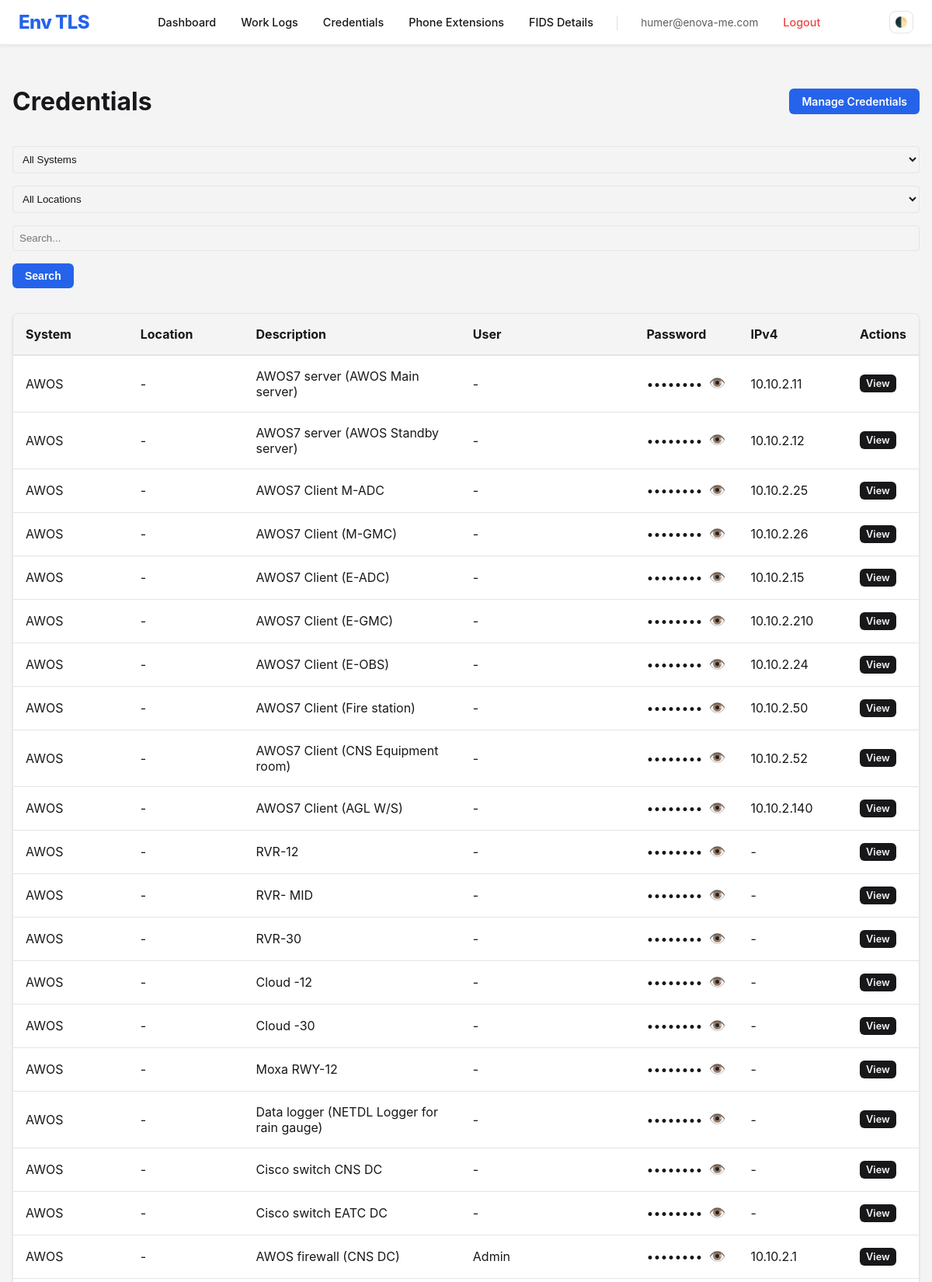
The page /credentials/ (signed in, upper part) on the database its author committed.
### credential_manager/models.py (models this page shows, shortened)
class Credential(models.Model):
    system = models.ForeignKey(System, on_delete=models.CASCADE)
    location = models.ForeignKey(Location, on_delete=models.SET_NULL, null=True, blank=True)
    description = models.CharField(max_length=255)
    username = models.CharField(max_length=200, blank=True, null=True)
    password = models.CharField(max_length=200, blank=True, null=True)
    ipv4 = models.GenericIPAddressField(protocol='IPv4', blank=True, null=True, verbose_name="IPv4")
    subnet_mask = models.GenericIPAddressField(protocol='IPv4', blank=True, null=True)
    gateway = models.GenericIPAddressField(protocol='IPv4', blank=True, null=True)
    remarks = models.TextField(blank=True, null=True)
    created = models.DateTimeField(auto_now_add=True)
    updated = models.DateTimeField(auto_now=True)
    image = models.ImageField(upload_to='credentials/', blank=True, null=True)

class System(models.Model):
    name = models.CharField(max_length=200, unique=True)
    created = models.DateTimeField(auto_now_add=True)
    def __str__(self):
        return self.name

### credential_manager/views.py (the view, shortened to what this page needs)
# urls.py: path('', views.CredentialListView.as_view(), name='credential_list'),
class CredentialListView(LoginRequiredMixin, ListView):
    model = Credential
    template_name = 'credential_manager/credential_list.html'
    def get_queryset(self):
        queryset = super().get_queryset()
        query = self.request.GET.get('q')
        system_id = self.request.GET.get('system')
        location_id = self.request.GET.get('location')
        if system_id:
            queryset = queryset.filter(system_id=system_id)
        if location_id:
            queryset = queryset.filter(location_id=location_id)
        return queryset
    def get_context_data(self, **kwargs):
        context = super().get_context_data(**kwargs)
        context['systems'] = System.objects.all()
        context['locations'] = Location.objects.all()
        return context

### credential_manager/models.py (called while the page is built)
    def __str__(self):
        return self.name

### credential_manager/templates/credential_manager/credential_list.html (shortened to what this page needs)
{% extends 'base.html' %} {% block title %}Credentials | Env TLS{% endblock %}
{% block content %}
<div style="display: flex; flex-direction: column; gap: 1rem; margin-bottom: 2rem;">
    <div style="display: flex; justify-content: space-between; align-items: center;">
        <h1>Credentials</h1>
        {% if user.is_staff %}
        <a href="{% url 'credential_manage' %}" class="btn btn-primary">Manage Credentials</a>
        {% endif %}
    </div>
    <form method="get" style="display: flex; gap: 1rem; align-items: center; flex-wrap: wrap;">
        <select name="system"
            style="padding: 0.5rem; border-radius: 4px; border: 1px solid var(--border-color); min-width: 150px;">
            <option value="">All Systems</option>
        </select>
        <select name="location"
            style="padding: 0.5rem; border-radius: 4px; border: 1px solid var(--border-color); min-width: 150px;">
            <option value="">All Locations</option>
        </select>
        <input type="text" name="q" placeholder="Search..." value="{{ request.GET.q|default:'' }}"
            style="padding: 0.5rem; border-radius: 4px; border: 1px solid var(--border-color); flex-grow: 1; min-width: 200px;">
        <button type="submit" class="btn btn-primary">Search</button>
    </form>
</div>
<div class="card" style="padding: 0; overflow-x: auto;">
    <table style="width: 100%; border-collapse: collapse;">
        <thead>
            <tr style="background-color: var(--bg-color); border-bottom: 2px solid var(--border-color);">
                <th style="padding: 1rem; text-align: left;">System</th>
                <th style="padding: 1rem; text-align: left;">Location</th>
                <th style="padding: 1rem; text-align: left;">Description</th>
                <th style="padding: 1rem; text-align: left;">User</th>
                <th style="padding: 1rem; text-align: left;">Password</th>
                <th style="padding: 1rem; text-align: left;">IPv4</th>
                <th style="padding: 1rem; text-align: left;">Actions</th>
            </tr>
        </thead>
        <tbody>
            {% for credential in object_list %}
            <tr style="border-bottom: 1px solid var(--border-color);">
                <td style="padding: 1rem;">{{ credential.system }}</td>
                <td style="padding: 1rem;">{{ credential.location|default:"-" }}</td>
                <td style="padding: 1rem;">{{ credential.description|default:"-" }}</td>
                <td style="padding: 1rem;">{{ credential.username|default:"-" }}</td>
                <td style="padding: 1rem;">
                    {% if credential.password %}
                    <div style="display: flex; align-items: center; gap: 0.5rem;">
                        <span class="password-field" id="pass-{{ credential.pk }}"
                            data-pass="{{ credential.password }}">••••••••</span>
                        <button type="button" class="btn-icon"
                            onclick="togglePassword('{{ credential.pk }}')">👁️</button>
                    </div>
                    {% else %}
                    -
                    {% endif %}
                </td>
                <td style="padding: 1rem;">{{ credential.ipv4|default:"-" }}</td>
                <td style="padding: 1rem;">
                    <a href="{% url 'credential_detail' credential.pk %}" class="btn"
                        style="background-color: var(--text-color); color: var(--bg-color); font-size: 0.8rem; padding: 0.25rem 0.5rem;">View</a>
                </td>
            </tr>
            {% empty %}
            <tr>
                <td colspan="7" style="padding: 2rem; text-align: center;">No credentials found matching your criteria.
                </td>
            </tr>
            {% endfor %}
        </tbody>
    </table>
</div>
{% endblock %}

### templates/base.html (shortened to what this page needs)
<!DOCTYPE html>
<html lang="en">
<head>
</head>
<body>
  <nav class="navbar">
    <a href="{% url 'dashboard' %}" class="navbar-brand">Env TLS</a>
    <div class="nav-menu" id="navMenu">
      {% if user.is_authenticated %}
      <a href="{% url 'dashboard' %}" class="nav-link">Dashboard</a>
      <a href="{% url 'worklog_list' %}" class="nav-link">Work Logs</a>
      <a href="{% url 'credential_list' %}" class="nav-link">Credentials</a>
      <a href="{% url 'phone_extension_list' %}" class="nav-link">Phone Extensions</a>
      <a href="{% url 'fids_list' %}" class="nav-link">FIDS Details</a>
      <span class="nav-divider" style="margin: 0 0.5rem; color: var(--border-color)">|</span>
      <span style="font-size: 0.85rem; opacity: 0.7; padding: 0.5rem 0.75rem">{{ user.username }}</span>
      <a href="{% url 'logout' %}" class="nav-link" style="color: var(--danger-color)">Logout</a>
      {% else %}
      <a href="{% url 'login' %}" class="nav-link">Login</a>
      {% endif %}
    </div>
    <div style="display: flex; align-items: center; gap: 0.75rem">
      <button class="theme-toggle" onclick="toggleTheme()" title="Toggle Dark Mode">
        🌓
      </button>
    </div>
  </nav>
  <div class="container">{% block content %} {% endblock %}</div>
</body>
</html>

### templates/base.html (style rules this page uses)
:root { --bg-color: #f4f4f5; --text-color: #18181b; --card-bg: #ffffff; --border-color: #e4e4e7; --primary-color: #2563eb; --primary-hover: #1d4ed8; --danger-color: #ef4444; }
body { font-family: -apple-system, BlinkMacSystemFont, "Segoe UI", Roboto, "Helvetica Neue", Arial, sans-serif; background-color: var(--bg-color); color: var(--text-color); margin: 0; padding: 0; transition: background-color 0.3s, color 0.3s; }
.navbar { background-color: var(--card-bg); border-bottom: 1px solid var(--border-color); padding: 0.75rem 1.5rem; display: flex; justify-content: space-between; align-items: center; position: sticky; top: 0; z-index: 1000; box-shadow: 0 2px 4px rgba(0, 0, 0, 0.05); }
.navbar-brand { font-size: 1.5rem; font-weight: 800; text-decoration: none; color: var(--primary-color); letter-spacing: -0.025em; }
.nav-menu { display: flex; align-items: center; gap: 0.5rem; }
.nav-link { text-decoration: none; color: var(--text-color); padding: 0.5rem 0.75rem; font-weight: 500; border-radius: 0.5rem; transition: all 0.2s; font-size: 0.9rem; }
.container { max-width: 1200px; margin: 2rem auto; padding: 0 1rem; }
.btn { display: inline-block; padding: 0.5rem 1rem; border-radius: 0.375rem; text-decoration: none; cursor: pointer; border: none; font-size: 0.875rem; font-weight: 600; transition: background-color 0.2s; }
.btn-primary { background-color: var(--primary-color); color: white; }
.theme-toggle { cursor: pointer; background: none; border: 1px solid var(--border-color); color: var(--text-color); padding: 0.4rem; border-radius: 0.5rem; display: flex; align-items: center; justify-content: center; transition: all 0.2s; }
.card { background-color: var(--card-bg); border: 1px solid var(--border-color); border-radius: 0.5rem; padding: 1rem; box-shadow: 0 1px 3px 0 rgba(0, 0, 0, 0.1); }
input, textarea, select { width: 100%; padding: 0.5rem; border-radius: 0.375rem; border: 1px solid var(--border-color); background-color: var(--bg-color); color: var(--text-color); box-sizing: border-box; }
table { width: 100%; border-collapse: collapse; }
th, td { text-align: left; padding: 0.75rem; border-bottom: 1px solid var(--border-color); }

### credential_manager/templates/credential_manager/credential_list.html (style rules this page uses)
.btn-icon { background: none; border: none; cursor: pointer; font-size: 1.1rem; padding: 0; color: var(--text-color); }

### rows shown on the page
Credential: system "AWOS", location "-", description "AWOS7 server (AWOS Main server)", username "-", ipv4 "10.10.2.11"
Credential: system "AWOS", location "-", description "AWOS7 server (AWOS Standby server)", username "-", ipv4 "10.10.2.12"
Credential: system "AWOS", location "-", description "AWOS7 Client M-ADC", username "-", ipv4 "10.10.2.25"
Credential: system "AWOS", location "-", description "AWOS7 Client (M-GMC)", username "-", ipv4 "10.10.2.26"
Credential: system "AWOS", location "-", description "AWOS7 Client (E-ADC)", username "-", ipv4 "10.10.2.15"
Credential: system "AWOS", location "-", description "AWOS7 Client (E-GMC)", username "-", ipv4 "10.10.2.210"
Credential: system "AWOS", location "-", description "AWOS7 Client (E-OBS)", username "-", ipv4 "10.10.2.24"
Credential: system "AWOS", location "-", description "AWOS7 Client (Fire station)", username "-", ipv4 "10.10.2.50"
Credential: system "AWOS", location "-", description "AWOS7 Client (CNS Equipment room)", username "-", ipv4 "10.10.2.52"
Credential: system "AWOS", location "-", description "AWOS7 Client (AGL W/S)", username "-", ipv4 "10.10.2.140"
Credential: system "AWOS", location "-", description "RVR-12", username "-", ipv4 "-"
Credential: system "AWOS", location "-", description "RVR- MID", username "-", ipv4 "-"
Credential: system "AWOS", location "-", description "RVR-30", username "-", ipv4 "-"
Credential: system "AWOS", location "-", description "Cloud -12", username "-", ipv4 "-"
Credential: system "AWOS", location "-", description "Cloud -30", username "-", ipv4 "-"
Credential: system "AWOS", location "-", description "Moxa RWY-12", username "-", ipv4 "-"
Credential: system "AWOS", location "-", description "Data logger (NETDL Logger for rain gauge)", username "-", ipv4 "-"
Credential: system "AWOS", location "-", description "Cisco switch CNS DC", username "-", ipv4 "-"
Credential: system "AWOS", location "-", description "Cisco switch EATC DC", username "-", ipv4 "-"
Credential: system "AWOS", location "-", description "AWOS firewall (CNS DC)", username "Admin", ipv4 "10.10.2.1"

### other values the page prints
{{ user.username }} "humer@enova-me.com"
